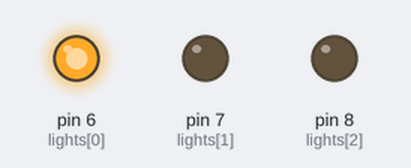
The sketch below on a simulated Arduino Uno, built with avr-gcc and run on an emulated ATmega328P. Parts: output pins drawn as LEDs (lit = HIGH).

Above: at 1.5 s.
At 4.5 s:
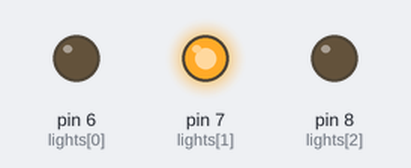
At 8.5 s:
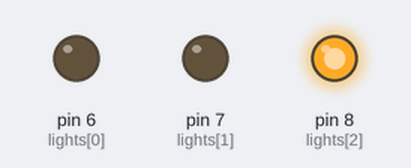
Timing chart, 0 to 14.3 s (numbered marks = the images above):
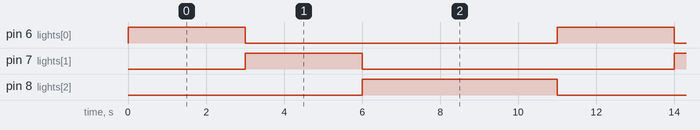

The sketch:

ACT2_OPTIMIZED.ino
```cpp
int lights[] = {6,7,8};  // green=0, yellow=1, red=2
#define N 3
unsigned long times[] = {3000,3000,5000};

void setup() {
  for(int i=0; i<N; i++) pinMode(lights[i], OUTPUT);
}

void loop() {
  for(int i=0; i<N; i++) {
    digitalWrite(lights[i], HIGH);
    delay(times[i]);
    digitalWrite(lights[i], LOW);
  }
}
```

Measured:
- by itself, pin 6 (lights[0]), pin 7 (lights[1]): alternates HIGH for 3.0 s and LOW for 8.0 s
- by itself, pin 8 (lights[2]): alternates HIGH for 5.0 s and LOW for 6.0 s
- by itself, everything shown: repeats every 11.0 s, in 4 steps
